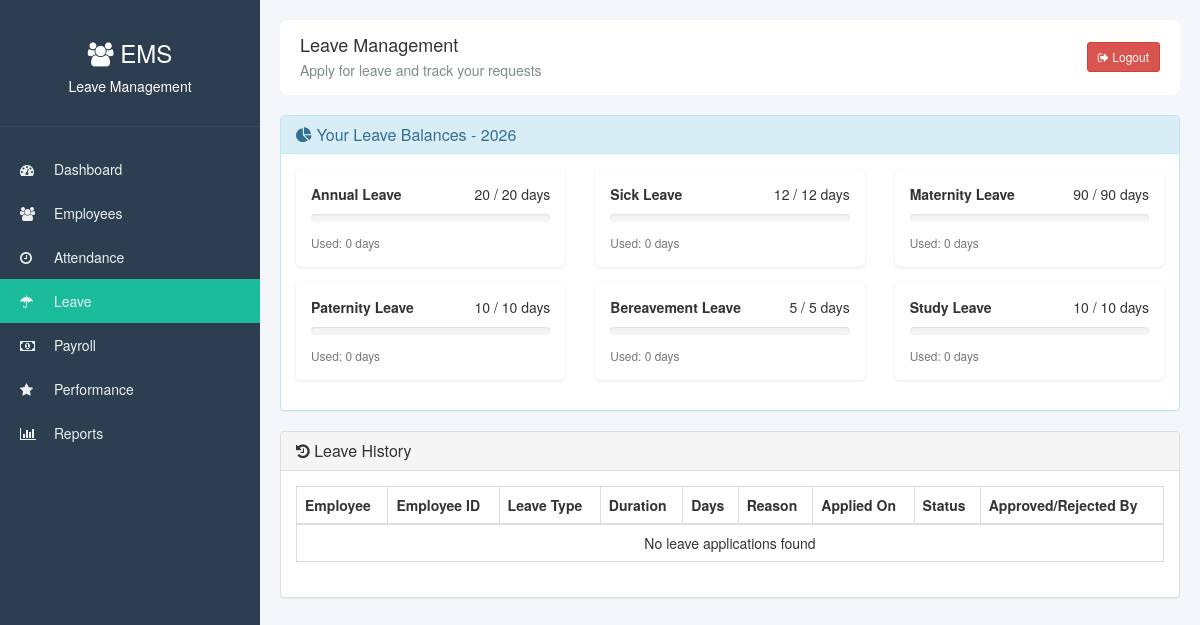
/leave.php (signed in), run on the app's committed database.
### tables this page shows
CREATE TABLE IF NOT EXISTS leave_balances (
    balance_id INT AUTO_INCREMENT PRIMARY KEY,
    user_id INT NOT NULL,
    leave_type_id INT NOT NULL,
    year INT NOT NULL,
    total_days INT DEFAULT 0,
    used_days INT DEFAULT 0,
    remaining_days INT DEFAULT 0,
    carried_over INT DEFAULT 0,
    FOREIGN KEY (user_id) REFERENCES users(user_id),
    FOREIGN KEY (leave_type_id) REFERENCES leave_types(leave_type_id),
    UNIQUE KEY unique_balance (user_id, leave_type_id, year)
);

CREATE TABLE IF NOT EXISTS leave_types (
    leave_type_id INT AUTO_INCREMENT PRIMARY KEY,
    name VARCHAR(50) NOT NULL,
    description TEXT,
    days_per_year INT DEFAULT 0,
    is_paid BOOLEAN DEFAULT TRUE,
    requires_approval BOOLEAN DEFAULT TRUE,
    requires_document BOOLEAN DEFAULT FALSE,
    gender_restriction ENUM('all', 'male', 'female') DEFAULT 'all'
);

### leave.php (the view, shortened to what this page needs)
<?php
require_once 'config.php';
$user_id = $_SESSION['user_id'];
$role = $_SESSION['role'];
$current_year = date('Y');
$leave_balances = $conn->prepare("
    SELECT lb.*, lt.name as leave_type_name, lt.days_per_year
    FROM leave_balances lb
    JOIN leave_types lt ON lb.leave_type_id = lt.leave_type_id
    WHERE lb.user_id = ? AND lb.year = ?
");
$leave_balances->bind_param("ii", $user_id, $current_year);
$leave_balances->execute();
$balance_result = $leave_balances->get_result();
if ($role == 'employee') {
    $leave_history = $conn->prepare("
        SELECT la.*, lt.name as leave_type_name
        FROM leave_applications la
        JOIN leave_types lt ON la.leave_type_id = lt.leave_type_id
        WHERE la.user_id = ?
        ORDER BY la.applied_date DESC
    ");
    $leave_history->bind_param("i", $user_id);
} else {
    $leave_history = $conn->prepare("
        SELECT la.*, lt.name as leave_type_name, u.first_name, u.last_name, u.employee_id
        FROM leave_applications la
        JOIN leave_types lt ON la.leave_type_id = lt.leave_type_id
        JOIN users u ON la.user_id = u.user_id
        ORDER BY la.applied_date DESC
    ");
}
$leave_history->execute();
$history_result = $leave_history->get_result();
?>
<!DOCTYPE html>
<html>
<head>
    <link rel="stylesheet" type="text/css" href="css/bootstrap.css">
    <link rel="stylesheet" href="https://cdnjs.cloudflare.com/ajax/libs/font-awesome/4.7.0/css/font-awesome.min.css">
</head>
<body>
    <div class="sidebar">
        <div class="sidebar-header">
            <h3><i class="fa fa-users"></i> EMS</h3>
            <p>Leave Management</p>
        </div>
        <div class="sidebar-menu">
            <ul>
                <li><a href="dashboard.php"><i class="fa fa-dashboard"></i> Dashboard</a></li>
                <?php if ($role != 'employee'): ?>
                <li><a href="employees.php"><i class="fa fa-users"></i> Employees</a></li>
                <?php endif; ?>
                <li><a href="attendance.php"><i class="fa fa-clock-o"></i> Attendance</a></li>
                <li><a href="leave.php" class="active"><i class="fa fa-umbrella"></i> Leave</a></li>
                <?php if ($role == 'employee'): ?>
                <li><a href="my_payslips.php"><i class="fa fa-money"></i> My Payslips</a></li>
                <?php else: ?>
                <li><a href="payroll.php"><i class="fa fa-money"></i> Payroll</a></li>
                <?php endif; ?>
                <?php if ($role != 'employee'): ?>
                <li><a href="performance.php"><i class="fa fa-star"></i> Performance</a></li>
                <li><a href="reports.php"><i class="fa fa-bar-chart"></i> Reports</a></li>
                <?php else: ?>
                <li><a href="performance_employee.php"><i class="fa fa-star"></i> Performance</a></li>
                <?php endif; ?>
            </ul>
        </div>
    </div>
    <div class="main-content">
        <div class="top-navbar">
            <div>
                <h4 style="margin: 0;">Leave Management</h4>
                <p style="margin: 5px 0 0; color: #7f8c8d;">Apply for leave and track your requests</p>
            </div>
            <div>
                <a href="logout.php" class="btn btn-danger btn-sm"><i class="fa fa-sign-out"></i> Logout</a>
            </div>
        </div>
        <div class="row">
            <div class="col-md-<?php echo $role == 'employee' ? '7' : '12'; ?>">
                <div class="panel panel-info">
                    <div class="panel-heading">
                        <h3 class="panel-title"><i class="fa fa-pie-chart"></i> Your Leave Balances - <?php echo $current_year; ?></h3>
                    </div>
                    <div class="panel-body">
                        <div class="row">
                            <?php while($balance = $balance_result->fetch_assoc()): ?>
                                <div class="col-md-4">
                                    <div class="balance-card">
                                        <strong><?php echo $balance['leave_type_name']; ?></strong>
                                        <span class="pull-right">
                                            <?php echo $balance['remaining_days']; ?> / <?php echo $balance['days_per_year']; ?> days
                                        </span>
                                        <div class="progress" style="margin: 10px 0; height: 8px;">
                                        </div>
                                        <small class="text-muted">
                                            Used: <?php echo $balance['used_days']; ?> days
                                        </small>
                                    </div>
                                </div>
                            <?php endwhile; ?>
                        </div>
                    </div>
                </div>
            </div>
        </div>
        <div class="panel panel-default">
            <div class="panel-heading">
                <h3 class="panel-title"><i class="fa fa-history"></i> Leave History</h3>
            </div>
            <div class="panel-body">
                <div class="table-responsive">
                    <table class="table table-bordered table-hover">
                        <thead>
                            <tr>
                                <?php if ($role != 'employee'): ?>
                                <th>Employee</th>
                                <th>Employee ID</th>
                                <?php endif; ?>
                                <th>Leave Type</th>
                                <th>Duration</th>
                                <th>Days</th>
                                <th>Reason</th>
                                <th>Applied On</th>
                                <th>Status</th>
                                <th>Approved/Rejected By</th>
                            </tr>
                        </thead>
                        <tbody>
                            <?php if ($history_result->num_rows > 0): ?>
                                <?php while($leave = $history_result->fetch_assoc()): ?>
                                    <tr>
                                        <?php if ($role != 'employee'): ?>
                                        <td><?php echo $leave['first_name'] . ' ' . $leave['last_name']; ?></td>
                                        <td><?php echo $leave['employee_id']; ?></td>
                                        <?php endif; ?>
                                        <td><?php echo $leave['leave_type_name']; ?></td>
                                        <td><?php echo date('M d', strtotime($leave['start_date'])) . ' - ' . date('M d', strtotime($leave['end_date'])); ?></td>
                                        <td><?php echo $leave['total_days']; ?></td>
                                        <td><?php echo htmlspecialchars(substr($leave['reason'], 0, 50)); ?></td>
                                        <td><?php echo date('M d, Y', strtotime($leave['applied_date'])); ?></td>
                                        <td>
                                            <span class="label label-<?php echo $leave['status'] == 'approved' ? 'success' : ($leave['status'] == 'pending' ? 'warning' : 'danger'); ?>">
                                                <?php echo ucfirst($leave['status']); ?>
                                            </span>
                                        </td>
                                        <td>
                                            <?php
                                            if ($leave['approved_by']) {
                                                $approver = $conn->query("SELECT first_name, last_name FROM users WHERE user_id = {$leave['approved_by']}")->fetch_assoc();
                                                echo $approver['first_name'] . ' ' . $approver['last_name'];
                                            } else {
                                                echo '-';
                                            }
                                            ?>
                                        </td>
                                    </tr>
                                <?php endwhile; ?>
                            <?php else: ?>
                                <tr>
                                    <td colspan="<?php echo $role != 'employee' ? '9' : '7'; ?>" class="text-center">
                                        No leave applications found
                                    </td>
                                </tr>
                            <?php endif; ?>
                        </tbody>
                    </table>
                </div>
            </div>
        </div>
    </div>
</body>
</html>

### leave.php (style rules this page uses)
body { background: #f4f6f9; }
.sidebar { position: fixed; left: 0; top: 0; height: 100%; width: 260px; background: #2c3e50; color: white; }
.sidebar-header { padding: 20px; text-align: center; border-bottom: 1px solid #34495e; }
.sidebar-menu { padding: 20px 0; }
.sidebar-menu ul { list-style: none; padding: 0; }
.sidebar-menu li a { display: block; padding: 12px 20px; color: #ecf0f1; text-decoration: none; }
.sidebar-menu li a.active { background: #1abc9c; }
.sidebar-menu li a i { margin-right: 10px; width: 20px; }
.main-content { margin-left: 260px; padding: 20px; }
.top-navbar { background: white; padding: 15px 20px; border-radius: 8px; margin-bottom: 20px; display: flex; justify-content: space-between; align-items: center; }
.balance-card { background: white; border-radius: 5px; padding: 15px; margin-bottom: 15px; box-shadow: 0 1px 3px rgba(0,0,0,0.1); }

### data on the page
leave_balances: leave_type.name "Annual Leave", remaining_days "20", leave_type.days_per_year "20", used_days "0"
leave_balances: leave_type.name "Sick Leave", remaining_days "12", leave_type.days_per_year "12", used_days "0"
leave_balances: leave_type.name "Maternity Leave", remaining_days "90", leave_type.days_per_year "90", used_days "0"
leave_balances: leave_type.name "Paternity Leave", remaining_days "10", leave_type.days_per_year "10", used_days "0"
leave_balances: leave_type.name "Bereavement Leave", remaining_days "5", leave_type.days_per_year "5", used_days "0"
leave_balances: leave_type.name "Study Leave", remaining_days "10", leave_type.days_per_year "10", used_days "0"
